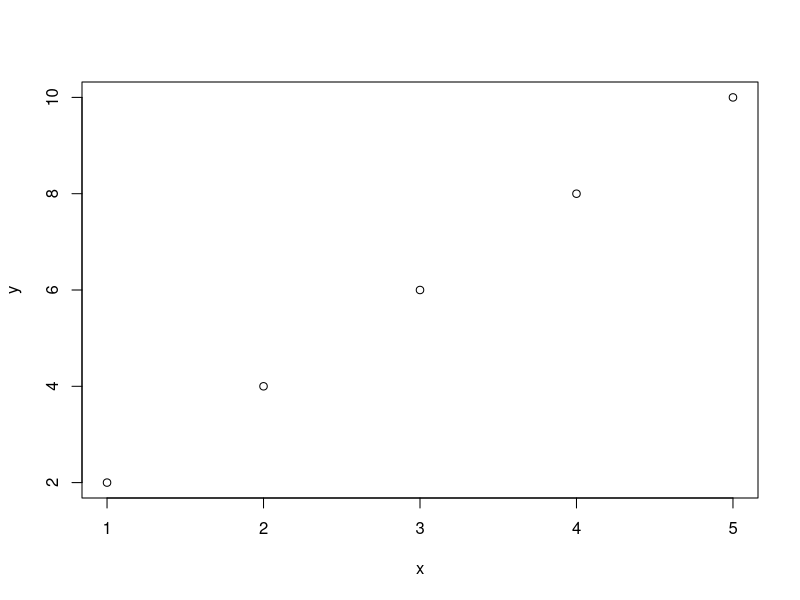
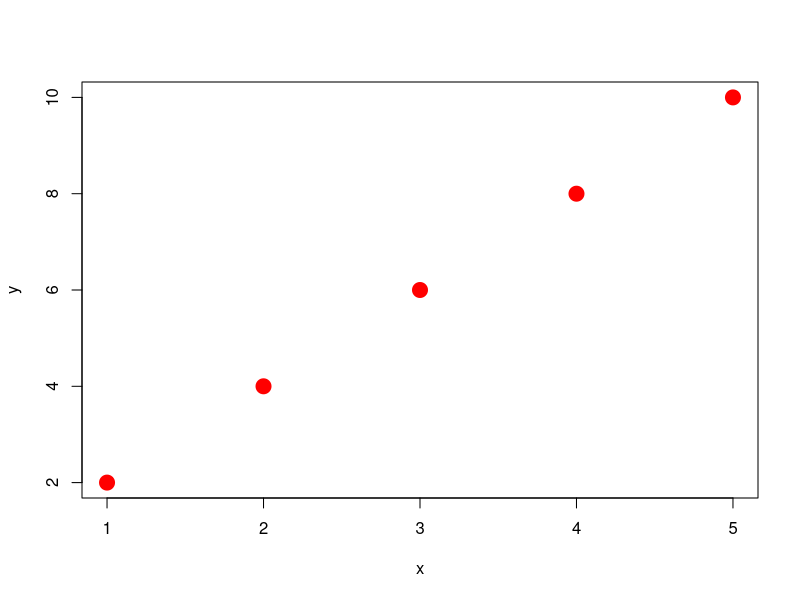
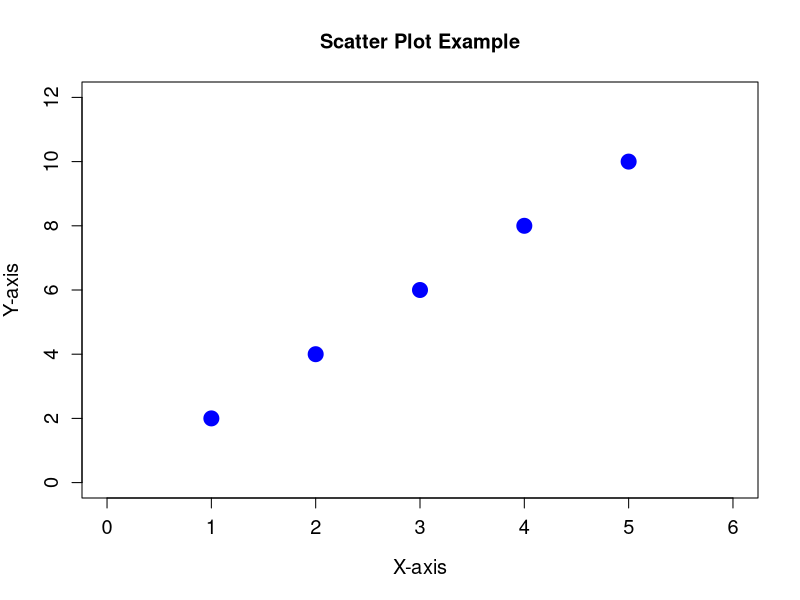
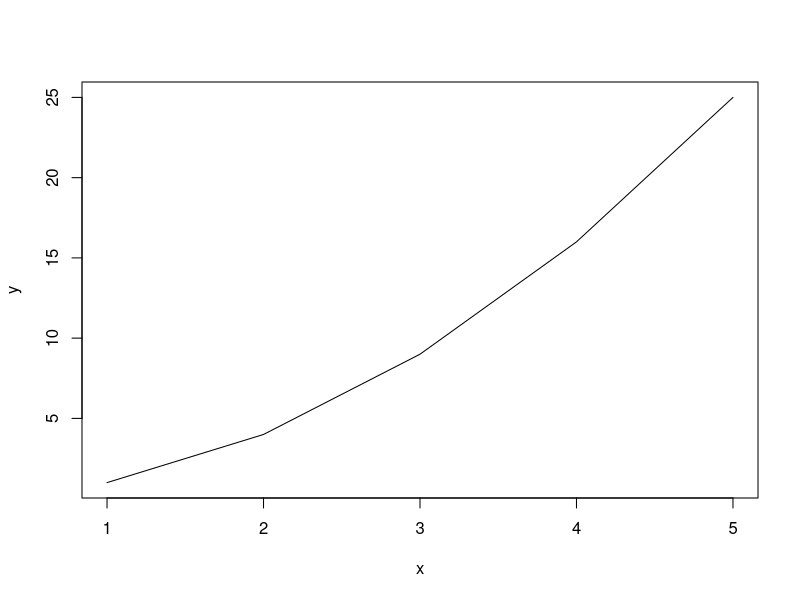
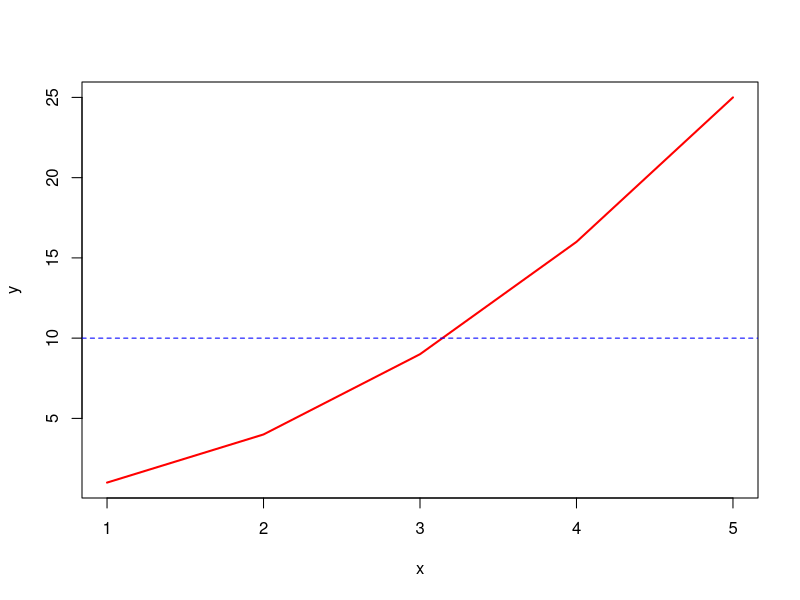
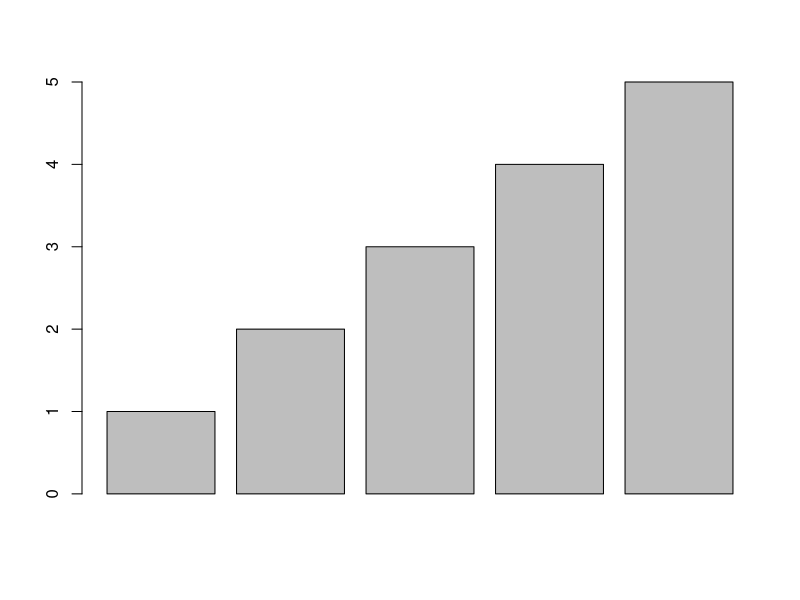
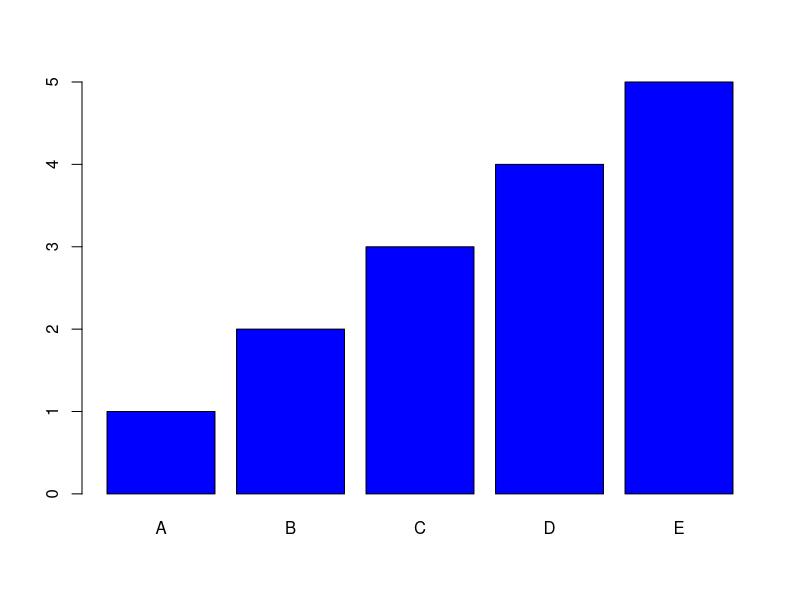
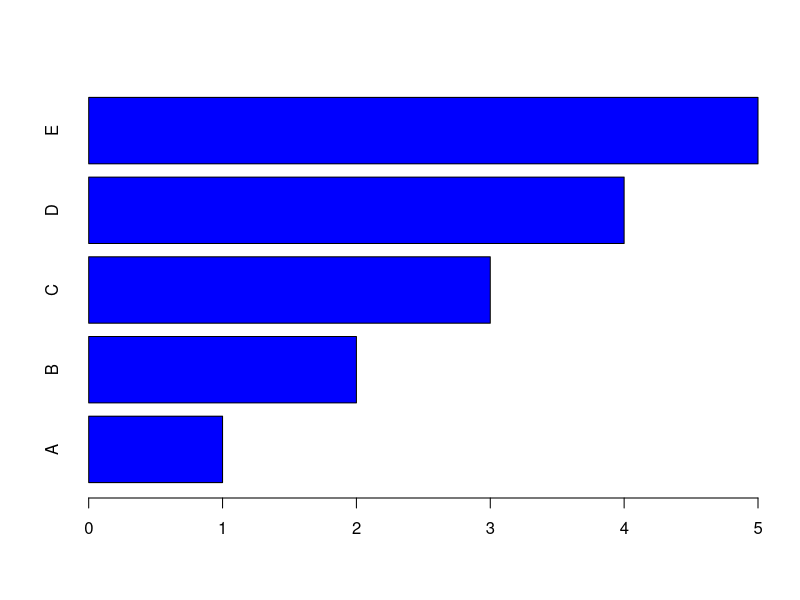

Here is the R script that generated these plots, in order:
#' Bonus content: Basic base R graphics plots

#' Here are some examples for R programming on how to perform basic plots using
#' base R packages.

#' Create a scatter plot of two vectors.
#'
#' The plot() function is used to create scatter plots in R. The first argument
#' is the x-axis values, and the second argument is the y-axis values. By
#' default, the plot() function creates a scatter plot with points. To change
#' the type of plot, you can use the type argument, e.g., type = "l" for a line
#' plot.
x <- c(1, 2, 3, 4, 5)
y <- c(2, 4, 6, 8, 10)
plot(x, y)

#' Here is an example of a scatter plot with custom point colors and sizes. The
#' col argument is used to specify the color of the points, and the pch argument
#' is used to specify the shape of the points. The cex argument is used to
#' specify the size of the points.
plot(x,
  y,
  col = "red",
  pch = 19,
  cex = 2
)

#' Here is an example of a scatter plot with custom axes labels and titles. The
#' xlab and ylab arguments are used to specify the x-axis and y-axis labels, and
#' the main argument is used to specify the plot title. The xlim and ylim
#' arguments are used to specify the range of the x-axis and y-axis. The
#' abline() function is used to add a reference line to the plot. The text()
#' function is used to add text to the plot. The legend() function is used to
#' add a legend to the plot. Let's increase the size of labels as well as the
#' title by using the cex.lab and cex.axis arguments.
plot(
  x,
  y,
  col = "blue",
  pch = 19,
  cex = 2,
  xlab = "X-axis",
  ylab = "Y-axis",
  main = "Scatter Plot Example",
  xlim = c(0, 6),
  ylim = c(0, 12),
  cex.lab = 1.2,
  cex.axis = 1.2
)

#' Create a line plot of two vectors.
#'
#' To create a line plot, you can use the type argument in the plot() function.
#' Setting type = "l" will create a line plot instead of a scatter plot.
x <- c(1, 2, 3, 4, 5)
y <- c(1, 4, 9, 16, 25)
plot(x, y, type = "l")

#' Create a line plot with custom line color and width.
plot(x,
  y,
  type = "l",
  col = "red",
  lwd = 2
)

#' Let's add a reference line to indicate a certain value on the y-axis. The
#' abline() function is used to add a reference line to the plot.
abline(h = 10, col = "blue", lty = 2)

#' Create a bar plot of a vector.
#'
#' The barplot() function is used to create bar plots in R. The argument to the
#' function is a vector of values to be plotted as bars. By default, the bars
#' are plotted vertically. To plot the bars horizontally, you can use the horiz
#' argument, e.g., horiz = TRUE. You can also customize the appearance of the
#' bars using additional arguments like col for color, border for border color,
#' and names.arg for custom bar labels.
vector <- c(1, 2, 3, 4, 5)
barplot(vector)

#' Here are some customization implementations for the barplot function.
barplot(
  vector,
  col = "blue",
  border = "black",
  names.arg = c("A", "B", "C", "D", "E")
)

#' And here is further customization with the horiz argument. The horiz argument
#' is used to plot the bars horizontally.
barplot(
  vector,
  col = "blue",
  border = "black",
  names.arg = c("A", "B", "C", "D", "E"),
  horiz = TRUE
)

#' Create a histogram of a vector.
#'
#' The hist() function is used to create histograms in R. The argument to the
#' function is a vector of values to be plotted as a histogram. By default, the
#' function will create a histogram with 10 bins. You can customize the number
#' of bins using the breaks argument. You can also customize the appearance of
#' the histogram using additional arguments like col for color, border for
#' border color, and main for the plot title.
#'
#' Here is an example of a histogram with default settings and using the rnorm()
#' function to generate random data.
vector <- rnorm(1000)
hist(vector)

#' Here is an example of a histogram with custom number of bins and colors. The
#' breaks argument is used to specify the number of bins in the histogram. The
#' col argument is used to specify the color of the bars, and the border
#' argument is used to specify the color of the border of the bars.
hist(vector,
  breaks = 100,
  col = "blue",
  border = "black"
)

#' Here is an example of a histogram with a custom plot title and axis labels.
hist(
  vector,
  breaks = 100,
  col = "blue",
  border = "black",
  main = "Histogram of frequencies",
  xlab = "Value being measured",
  ylab = "Frequency"
)

#' Create a box plot of a vector.
#'
#' The boxplot() function is used to create box plots in R. The argument to the
#' function is a vector of values to be plotted as a box plot. By default, the
#' function will create a box plot with the five-number summary (minimum,
#' lower-hinge, median, upper-hinge, maximum). You can customize the appearance
#' of the box plot using additional arguments like col for color, border for
#' border color, and names for custom labels.
vector <- rnorm(1000)
boxplot(vector)

#' Here is an example of a box plot with custom colors and labels. The col
#' argument is used to specify the color of the boxes, and the border argument
#' is used to specify the color of the border of the boxes. The names argument
#' is used to specify custom labels for the boxes.
boxplot(
  vector,
  col = "blue",
  border = "black",
  names = "Box 1"
)

#' Finally, here is an example of a box plot with multiple boxes. You can pass
#' multiple vectors to the boxplot() function to create a box plot with multiple
#' boxes. The col argument is used to specify the color of the boxes, and the
#' border argument is used to specify the color of the border of the boxes. The
#' names argument is used to specify custom labels for the boxes.
vector_1 <- rnorm(1000, 2, 1)
vector_2 <- rnorm(1000, 4, 3)
boxplot(
  vector_1,
  vector_2,
  col = c("blue", "red"),
  border = "black",
  names = c("Box 1", "Box 2"),
  main = "Box Plot Example",
  ylab = "Value being measured"
)
